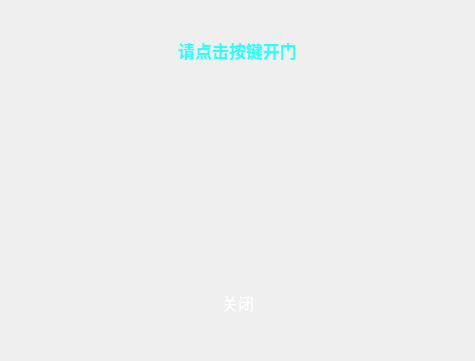
<?xml version="1.0" encoding="UTF-8"?>
<ui version="4.0">
 <class>WgtDoorBox</class>
 <widget class="QDialog" name="WgtDoorBox">
  <property name="geometry">
   <rect>
    <x>0</x>
    <y>0</y>
    <width>460</width>
    <height>361</height>
   </rect>
  </property>
  <property name="maximumSize">
   <size>
    <width>460</width>
    <height>361</height>
   </size>
  </property>
  <property name="windowTitle">
   <string>Dialog</string>
  </property>
  <property name="styleSheet">
   <string notr="true">/*QDialog#WgtDoorBox
{
   border-radius:0px;
   color: rgb(46, 253, 251);
   border-image: url(:/image/ac.png);
}
*/</string>
  </property>
  <layout class="QVBoxLayout" name="verticalLayout_2">
   <property name="spacing">
    <number>0</number>
   </property>
   <property name="leftMargin">
    <number>0</number>
   </property>
   <property name="topMargin">
    <number>0</number>
   </property>
   <property name="rightMargin">
    <number>0</number>
   </property>
   <property name="bottomMargin">
    <number>0</number>
   </property>
   <item>
    <widget class="QWidget" name="widget" native="true">
     <property name="styleSheet">
      <string notr="true">QWidget#widget
{
   border-radius:0px;
   color: rgb(46, 253, 251);
   border-image: url(:/image/door.png);
}
</string>
     </property>
     <layout class="QVBoxLayout" name="verticalLayout">
      <property name="spacing">
       <number>3</number>
      </property>
      <property name="leftMargin">
       <number>0</number>
      </property>
      <property name="topMargin">
       <number>30</number>
      </property>
      <property name="rightMargin">
       <number>0</number>
      </property>
      <property name="bottomMargin">
       <number>38</number>
      </property>
      <item>
       <widget class="QWidget" name="titleWidget" native="true">
        <property name="maximumSize">
         <size>
          <width>16777215</width>
          <height>40</height>
         </size>
        </property>
        <property name="styleSheet">
         <string notr="true">/*.QWidget{
background:transparent;
color:#FFFFFF;
border-color:#FFFFFF;
border-style:solid;
border-top-width:0px;
border-right-width:0px;
border-bottom-width:1px;
border-left-width:0px;
}*/
</string>
        </property>
        <layout class="QHBoxLayout" name="horizontalLayout">
         <property name="spacing">
          <number>0</number>
         </property>
         <property name="leftMargin">
          <number>9</number>
         </property>
         <property name="topMargin">
          <number>9</number>
         </property>
         <property name="rightMargin">
          <number>9</number>
         </property>
         <property name="bottomMargin">
          <number>9</number>
         </property>
         <item>
          <spacer name="horizontalSpacer_3">
           <property name="orientation">
            <enum>Qt::Horizontal</enum>
           </property>
           <property name="sizeHint" stdset="0">
            <size>
             <width>161</width>
             <height>20</height>
            </size>
           </property>
          </spacer>
         </item>
         <item>
          <widget class="QLabel" name="label">
           <property name="font">
            <font>
             <pointsize>13</pointsize>
             <weight>75</weight>
             <bold>true</bold>
            </font>
           </property>
           <property name="styleSheet">
            <string notr="true">	color: rgb(46, 253, 251);</string>
           </property>
           <property name="text">
            <string>请点击按键开门</string>
           </property>
           <property name="alignment">
            <set>Qt::AlignCenter</set>
           </property>
          </widget>
         </item>
         <item>
          <spacer name="horizontalSpacer_4">
           <property name="orientation">
            <enum>Qt::Horizontal</enum>
           </property>
           <property name="sizeHint" stdset="0">
            <size>
             <width>160</width>
             <height>20</height>
            </size>
           </property>
          </spacer>
         </item>
        </layout>
       </widget>
      </item>
      <item>
       <widget class="MScrollArea" name="scrollArea">
        <property name="minimumSize">
         <size>
          <width>475</width>
          <height>205</height>
         </size>
        </property>
        <property name="maximumSize">
         <size>
          <width>475</width>
          <height>245</height>
         </size>
        </property>
        <property name="styleSheet">
         <string notr="true">QScrollArea{background-color:transparent;}
QListView{background:#5555ff;border-radius:0px; border: 0px solid gray;}
QListView::item:focus{border-radius:0px; border: 5px solid rgb(255, 128, 0);outline: none;}
QScrollBar:vertical {border:0px solid rgb(52, 72, 105);background:rgb(52, 72, 105);width:30px;margin:30 0 30 0px;}
QScrollBar::handle:vertical{ background: rgb(41, 142, 214);border-radius:5px;width:10px; height: 10px ; }
QScrollBar::add-line:vertical {border:1px solid rgb(52, 134, 208);background:rgb(52, 134, 208);height:30px;subcontrol-position:bottom;subcontrol-origin:margin;}
QScrollBar::sub-line:vertical {border:1px solid rgb(52, 134, 208);background:rgb(52, 134, 208);height:30px;subcontrol-position:top;subcontrol-origin:margin;}
QScrollBar::down-arrow:vertical {width:25px;height:25px; border-image:url(:/image/down_Arrow_2.png);}
QScrollBar::up-arrow:vertical {width:25px;height:25px;border-image:url(:/image/up_Arrow_1.png);}
QScrollBar::add-page:vertical {background:rgb(52, 72, 105);}
QScrollBar::sub-page:vertical {background:rgb(52, 72, 105);}
</string>
        </property>
        <property name="verticalScrollBarPolicy">
         <enum>Qt::ScrollBarAlwaysOff</enum>
        </property>
        <property name="horizontalScrollBarPolicy">
         <enum>Qt::ScrollBarAlwaysOff</enum>
        </property>
        <property name="widgetResizable">
         <bool>true</bool>
        </property>
        <widget class="QWidget" name="mainWidget">
         <property name="geometry">
          <rect>
           <x>0</x>
           <y>0</y>
           <width>473</width>
           <height>203</height>
          </rect>
         </property>
         <property name="styleSheet">
          <string notr="true">background:transparent;</string>
         </property>
        </widget>
       </widget>
      </item>
      <item>
       <widget class="QWidget" name="close_widget" native="true">
        <property name="maximumSize">
         <size>
          <width>16777215</width>
          <height>60</height>
         </size>
        </property>
        <property name="styleSheet">
         <string notr="true">border-image: url(:/image/line.png);</string>
        </property>
        <layout class="QHBoxLayout" name="horizontalLayout_3">
         <property name="spacing">
          <number>0</number>
         </property>
         <property name="leftMargin">
          <number>0</number>
         </property>
         <property name="topMargin">
          <number>0</number>
         </property>
         <property name="rightMargin">
          <number>0</number>
         </property>
         <property name="bottomMargin">
          <number>0</number>
         </property>
         <item>
          <layout class="QHBoxLayout" name="horizontalLayout_2">
           <property name="spacing">
            <number>0</number>
           </property>
           <property name="topMargin">
            <number>0</number>
           </property>
           <property name="bottomMargin">
            <number>0</number>
           </property>
           <item>
            <spacer name="horizontalSpacer">
             <property name="orientation">
              <enum>Qt::Horizontal</enum>
             </property>
             <property name="sizeHint" stdset="0">
              <size>
               <width>40</width>
               <height>20</height>
              </size>
             </property>
            </spacer>
           </item>
           <item>
            <widget class="QPushButton" name="closeBtn">
             <property name="minimumSize">
              <size>
               <width>100</width>
               <height>40</height>
              </size>
             </property>
             <property name="font">
              <font>
               <pointsize>12</pointsize>
               <weight>50</weight>
               <italic>false</italic>
               <bold>false</bold>
              </font>
             </property>
             <property name="focusPolicy">
              <enum>Qt::NoFocus</enum>
             </property>
             <property name="styleSheet">
              <string notr="true">QPushButton:!pressed{
border-image: url(:/image/btn.png);
color: #FFFFFF;
border-radius:0px;font:12pt;
}
QPushButton:pressed{
border-image: url(:/image/btn.png);
color: #FFFFFF;
border:0px solid #68CBF2;
border-radius:0px;font:12pt;
}</string>
             </property>
             <property name="text">
              <string>关闭</string>
             </property>
            </widget>
           </item>
           <item>
            <spacer name="horizontalSpacer_2">
             <property name="orientation">
              <enum>Qt::Horizontal</enum>
             </property>
             <property name="sizeHint" stdset="0">
              <size>
               <width>40</width>
               <height>20</height>
              </size>
             </property>
            </spacer>
           </item>
          </layout>
         </item>
        </layout>
       </widget>
      </item>
     </layout>
    </widget>
   </item>
  </layout>
 </widget>
 <customwidgets>
  <customwidget>
   <class>MScrollArea</class>
   <extends>QScrollArea</extends>
   <header location="global">mscrollarea.h</header>
   <container>1</container>
  </customwidget>
 </customwidgets>
 <resources/>
 <connections/>
</ui>
